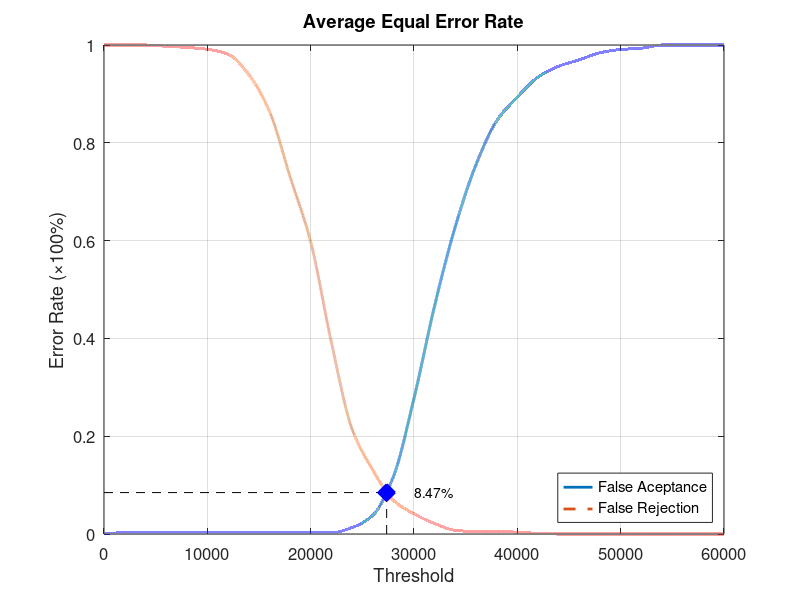
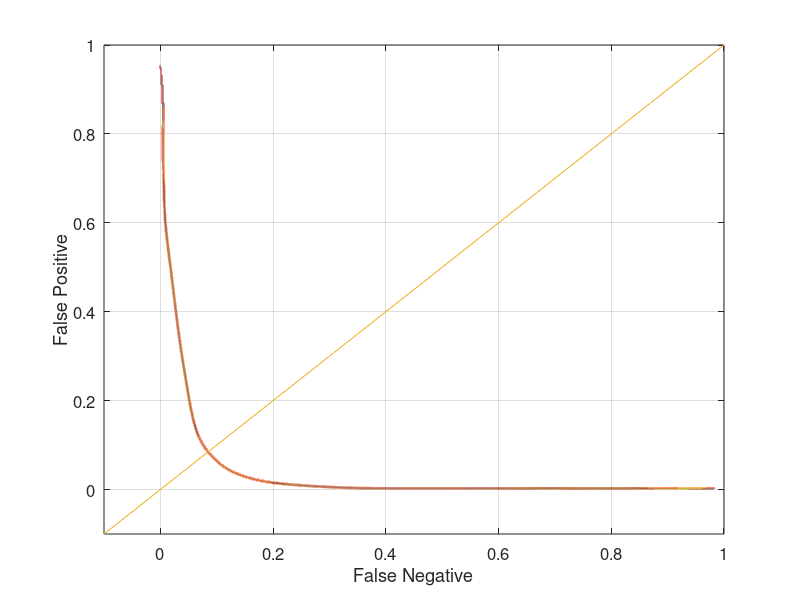

Source code (MATLAB) for these figures, in order:
function yEER = Experiment3Average
close all;
clear;
clc;
x = 0:2000:60000;
xq = 0:0.5:60000;

y0 = [0 0.00263158 0.00263158 0.00263158 0.00263158 0.00263158 0.00263158 0.00263158 0.00263158 0.00263158 0.00263158 0.00263158 0.0131579 0.0381579 0.117105 0.277632 0.467105 0.628947 0.755263 0.844737 0.893421 0.934211 0.956579 0.969737 0.984211 0.99079 0.993421 1 1 1 1];
yy0 = interp1(x, y0, xq, 'pchip');
y1 = [1 1 1 0.9975 0.995 0.99125 0.98125 0.94 0.865 0.73125 0.5975 0.3925 0.215 0.13125 0.06875 0.04125 0.02125 0.0075 0.005 0.005 0.00375 0.00125 0 0 0 0 0 0 0 0 0];
yy1 = interp1(x, y1, xq, 'pchip');

% Calculating EER: 
y2 = abs(y0 - y1);
find(y2 == min(y2))
yy2 = abs(yy0 - yy1);
xEER = find(yy2 == min(yy2));
xEERIndex = xq(xEER) % X-axis EER
yEER = yy0(xEER) % Y-axis EER

main = figure
plot(xq, yy0,'-','LineWidth', 2);	hold on
plot(xq, yy1,'--','LineWidth', 2);	hold on
plot([xEERIndex xEERIndex], [0 yEER], 'k--');	hold on
plot([0 xEERIndex], [yEER yEER], 'k--');	hold on
plot(xEERIndex, yEER, 'bx', 'LineWidth', 10);	hold on
text(xEERIndex + 10 * xEERIndex / 100, yEER, [num2str(round((10000 * yEER)) / 100) '%'])
legend('False Aceptance', 'False Rejection', 'Location', 'SouthEast')
xlabel('Threshold')
ylabel('Error Rate (\times100%)')
title('Average Equal Error Rate')
set(gca, 'FontSize', 12)
axis([0 60000 0 1])
grid on

print(main, 'Experiment3AverageMain', '-dpng');
FNRxFPR = figure('Color', [1 1 1]);
plot(yy1, yy0, '-', yy1, yy0, 'LineWidth', 2);
hold on
y = -0.1:0.1:1
plot(y, y); 
set(gca, 'FontSize', 12)
xlabel('False Negative')
ylabel('False Positive')
axis([-0.1 1 -0.1 1])
set(gca, 'FontSize', 12)
grid on

print(FNRxFPR, 'Experiment3AverageFNRxFPR','-dpng');
end
